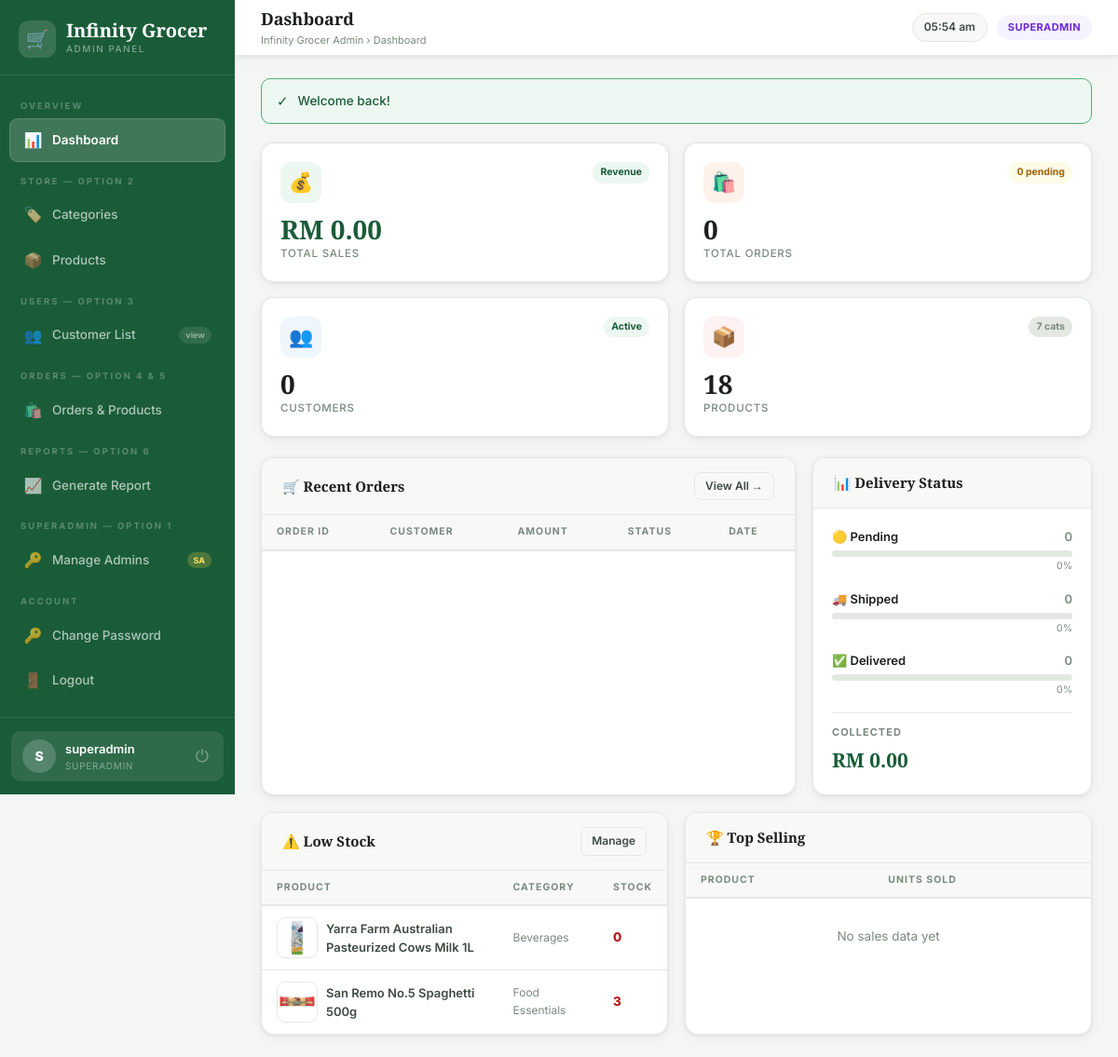
/admin/pages/dashboard.php (signed in), run on the app's committed database.
### tables this page shows
CREATE TABLE IF NOT EXISTS products (
    product_id INT PRIMARY KEY AUTO_INCREMENT,
    category_id int NOT NULL,
    name VARCHAR(255) NOT NULL,
    description TEXT,
    price DECIMAL(10, 2) NOT NULL,
    stock_quantity int NOT NULL,
    created_at TIMESTAMP NOT NULL DEFAULT CURRENT_TIMESTAMP,
    FOREIGN KEY (category_id) REFERENCES categories(category_id),
    product_image VARCHAR(255),
    active BOOLEAN NOT NULL DEFAULT TRUE
);

CREATE TABLE IF NOT EXISTS categories (
    category_id INT PRIMARY KEY AUTO_INCREMENT,
    category_name VARCHAR(255) NOT NULL UNIQUE
);

### admin/pages/dashboard.php (the view, shortened to what this page needs)
<?php
require_once '../includes/auth.php';
$db=getDB();
$s_orders    =$db->query("SELECT COUNT(*) c FROM orders")->fetch_assoc()['c'];
$s_revenue   =$db->query("SELECT COALESCE(SUM(total_price),0) t FROM orders")->fetch_assoc()['t'];
$s_customers =$db->query("SELECT COUNT(*) c FROM customers")->fetch_assoc()['c'];
$s_products  =$db->query("SELECT COUNT(*) c FROM products WHERE active = 1")->fetch_assoc()['c'];
$s_pending   =$db->query("SELECT COUNT(*) c FROM orders WHERE delivery_status='pending'")->fetch_assoc()['c'];
$s_shipped   =$db->query("SELECT COUNT(*) c FROM orders WHERE delivery_status='shipped'")->fetch_assoc()['c'];
$s_delivered =$db->query("SELECT COUNT(*) c FROM orders WHERE delivery_status='delivered'")->fetch_assoc()['c'];
$s_paid      =$db->query("SELECT COALESCE(SUM(price),0) t FROM payments WHERE payment_status='completed'")->fetch_assoc()['t'];
$s_cats      =$db->query("SELECT COUNT(*) c FROM categories")->fetch_assoc()['c'];
$top=$db->query("SELECT p.name,p.product_image,SUM(od.quantity) sold FROM order_details od JOIN products p ON od.product_id=p.product_id WHERE p.active = 1 GROUP BY od.product_id ORDER BY sold DESC LIMIT 5");
$low=$db->query("SELECT p.name,p.stock_quantity,p.product_image,c.category_name FROM products p JOIN categories c ON p.category_id=c.category_id WHERE p.stock_quantity<=15 AND p.active = 1 ORDER BY p.stock_quantity ASC LIMIT 6");
require_once '../includes/header.php';
?>
<div class="stats-grid">
  <div class="stat-card">
    <div class="sc-top"><div class="sc-icon g">💰</div><span class="sc-tag up">Revenue</span></div>
    <div class="sc-val" style="color:var(--green)"><?= formatRM($s_revenue) ?></div>
    <div class="sc-lbl">Total Sales</div>
  </div>
  <div class="stat-card">
    <div class="sc-top"><div class="sc-icon o">🛍️</div><span class="sc-tag warn"><?= $s_pending ?> pending</span></div>
    <div class="sc-val"><?= number_format($s_orders) ?></div>
    <div class="sc-lbl">Total Orders</div>
  </div>
  <div class="stat-card">
    <div class="sc-top"><div class="sc-icon b">👥</div><span class="sc-tag up">Active</span></div>
    <div class="sc-val"><?= number_format($s_customers) ?></div>
    <div class="sc-lbl">Customers</div>
  </div>
  <div class="stat-card">
    <div class="sc-top"><div class="sc-icon r">📦</div><span class="sc-tag neu"><?= $s_cats ?> cats</span></div>
    <div class="sc-val"><?= number_format($s_products) ?></div>
    <div class="sc-lbl">Products</div>
  </div>
</div>
<div style="display:grid;grid-template-columns:1fr 300px;gap:18px;margin-bottom:18px">
  <div class="card">
    <div class="card-header"><span class="card-title">🛒 Recent Orders</span><a href="orders.php" class="btn btn-ghost btn-sm">View All →</a></div>
    <div class="tbl-wrap"><table>
      <thead><tr><th>Order ID</th><th>Customer</th><th>Amount</th><th>Status</th><th>Date</th></tr></thead>
    </table></div>
  </div>
  <div class="card">
    <div class="card-header"><span class="card-title">📊 Delivery Status</span></div>
    <div class="card-body">
      <?php foreach(['pending'=>['🟡','#a16207',$s_pending],'shipped'=>['🚚','#1d6fa4',$s_shipped],'delivered'=>['✅','#1a5c38',$s_delivered]] as $s=>[$ic,$col,$cnt]): $p=pct($cnt,$s_orders); ?>
      <div style="margin-bottom:16px">
        <div style="display:flex;justify-content:space-between;margin-bottom:5px">
          <span style="font-size:13px;font-weight:600"><?= $ic ?> <?= ucfirst($s) ?></span>
          <span style="font-size:13px;color:var(--text3);font-weight:600"><?= $cnt ?></span>
        </div>
        <div class="prog-bar"><div class="prog-fill" style="width:<?= $p ?>%;background:<?= $col ?>"></div></div>
        <div style="font-size:10.5px;color:var(--text3);text-align:right;margin-top:2px"><?= $p ?>%</div>
      </div>
      <?php endforeach; ?>
      <div style="border-top:1px solid var(--border);padding-top:12px;margin-top:6px">
        <div style="font-size:11px;font-weight:700;text-transform:uppercase;letter-spacing:1px;color:var(--text3);margin-bottom:5px">Collected</div>
        <div style="font-family:'Playfair Display',serif;font-size:21px;font-weight:800;color:var(--green)"><?= formatRM($s_paid) ?></div>
      </div>
    </div>
  </div>
</div>
<div style="display:grid;grid-template-columns:1fr 1fr;gap:18px">
  <div class="card">
    <div class="card-header"><span class="card-title">⚠️ Low Stock</span><a href="products.php" class="btn btn-ghost btn-sm">Manage</a></div>
    <div class="tbl-wrap"><table>
      <thead><tr><th>Product</th><th>Category</th><th>Stock</th></tr></thead>
      <tbody>
      <?php $any=false; while($p=$low->fetch_assoc()): $any=true; ?>
      <tr>
        <td><div style="display:flex;align-items:center;gap:9px">
          <?php if($p['product_image']): ?><img src="<?= sanitize($p['product_image']) ?>" class="p-thumb" onerror="this.style.display='none'" alt="">
          <?php else: ?><div class="p-thumb-ph">📦</div><?php endif; ?>
          <span style="font-weight:600;font-size:13px"><?= sanitize($p['name']) ?></span>
        </div></td>
        <td style="color:var(--text3);font-size:12px"><?= sanitize($p['category_name']) ?></td>
        <td><span style="font-weight:800;color:<?= $p['stock_quantity']<=5?'var(--red)':'var(--orange)' ?>"><?= $p['stock_quantity'] ?></span></td>
      </tr>
      <?php endwhile; if(!$any): ?><tr><td colspan="3" style="text-align:center;padding:30px;color:var(--text3)">✅ All stocked well</td></tr><?php endif; ?>
      </tbody>
    </table></div>
  </div>
  <div class="card">
    <div class="card-header"><span class="card-title">🏆 Top Selling</span></div>
    <div class="tbl-wrap"><table>
      <thead><tr><th>Product</th><th>Units Sold</th></tr></thead>
      <tbody>
      <?php $any2=false;$r=1; while($p=$top->fetch_assoc()): $any2=true; $medals=['🥇','🥈','🥉','4️⃣','5️⃣']; ?>
      <?php $r++;endwhile; if(!$any2): ?><tr><td colspan="2" style="text-align:center;padding:30px;color:var(--text3)">No sales data yet</td></tr><?php endif; ?>
      </tbody>
    </table></div>
  </div>
</div>
<?php require_once '../includes/footer.php'; ?>

### admin/assets/css/style.css (style rules this page uses)
:root { --bg: #f4f6f3; --surface: #ffffff; --surface2: #f8f9f7; --border: #e4e8e2; --border2: #d0d5cc; --green: #1a5c38; --green2: #27764a; --green3: #4caf76; --green-lt: #d4edde; --green-bg: #edf7f1; --text: #1a1f1c; --text2: #3d4a40; --text3: #7a8a7e; --text4: #b0bcb4; --orange: #c95f1e; --orange-bg: #fef2eb; --red: #b91c1c; --red-bg: #fef2f2; --blue: #1d6fa4; --blue-bg: #eff6fc; --yellow: #a16207; --yellow-bg: #fefce8; --purple: #6d28d9; --purple-bg: #f5f3ff; --sidebar-w: 252px; --topbar-h: 60px; --radius: 10px; --radius-lg: 14px; --shadow: 0 1px 4px rgba(0,0,0,.06), 0 4px 12px rgba(0,0,0,.04); --shadow-md: 0 4px 20px rgba(0,0,0,.10); --shadow-lg: 0 8px 40px rgba(0,0,0,.14); --font: 'Inter', sans-serif; --font-s: 'Playfair Display', serif; }
*,*::before,*::after { margin:0;padding:0;box-sizing:border-box }
body { font-family:var(--font);background:var(--bg);color:var(--text);min-height:100vh;display:flex;font-size:14px;line-height:1.55 }
a { text-decoration:none;color:inherit }
.stats-grid { display:grid;grid-template-columns:repeat(4,1fr);gap:16px;margin-bottom:22px }
.stat-card { background:var(--surface);border:1px solid var(--border);border-radius:var(--radius-lg);padding:20px;box-shadow:var(--shadow);transition:transform .2s,box-shadow .2s }
.sc-top { display:flex;align-items:flex-start;justify-content:space-between;margin-bottom:14px }
.sc-icon { width:44px;height:44px;border-radius:12px;display:flex;align-items:center;justify-content:center;font-size:21px }
.sc-icon.g { background:var(--green-bg) }
.sc-icon.o { background:var(--orange-bg) }
.sc-icon.b { background:var(--blue-bg) }
.sc-icon.r { background:var(--red-bg) }
.sc-tag { font-size:10.5px;font-weight:700;padding:3px 8px;border-radius:20px }
.sc-tag.up { background:var(--green-bg);color:var(--green) }
.sc-tag.warn { background:var(--yellow-bg);color:var(--yellow) }
.sc-tag.neu { background:var(--border);color:var(--text3) }
.sc-val { font-family:var(--font-s);font-size:28px;font-weight:800;line-height:1;margin-bottom:4px }
.sc-lbl { font-size:11.5px;color:var(--text3);font-weight:500;text-transform:uppercase;letter-spacing:.8px }
.card { background:var(--surface);border:1px solid var(--border);border-radius:var(--radius-lg);box-shadow:var(--shadow);overflow:hidden }
.card-header { padding:15px 22px;border-bottom:1px solid var(--border);display:flex;align-items:center;justify-content:space-between;background:var(--surface2) }
.card-title { font-family:var(--font-s);font-size:15px;font-weight:700 }
.card-body { padding:20px }
.tbl-wrap { overflow-x:auto }
table { width:100%;border-collapse:collapse;font-size:13.5px }
thead tr { background:var(--surface2);border-bottom:2px solid var(--border) }
th { padding:10px 16px;text-align:left;font-size:10.5px;font-weight:700;letter-spacing:1px;text-transform:uppercase;color:var(--text3);white-space:nowrap }
td { padding:12px 16px;border-bottom:1px solid var(--border);vertical-align:middle;color:var(--text2) }
tbody tr:last-child td { border-bottom:none }
.btn { display:inline-flex;align-items:center;gap:6px;padding:8px 16px;border-radius:9px;border:none;cursor:pointer;font-family:var(--font);font-size:13px;font-weight:600;transition:all .16s;text-decoration:none;white-space:nowrap }
.btn-ghost { background:var(--surface2);color:var(--text2);border:1px solid var(--border) }
.btn-sm { padding:5px 11px;font-size:12px;border-radius:7px }
.p-thumb { width:44px;height:44px;border-radius:9px;object-fit:cover;border:1px solid var(--border);background:var(--surface2);flex-shrink:0 }
.prog-bar { height:7px;background:var(--border);border-radius:10px;overflow:hidden;margin-top:5px }
@media (max-width:1200px) { .stats-grid { grid-template-columns:repeat(2,1fr) } }

### data on the page
products: product_image (picture), name "Yarra Farm Australian Pasteurized Cows Milk 1L", category.category_name "Beverages", stock_quantity "0"
products: product_image (picture), name "San Remo No.5 Spaghetti 500g", category.category_name "Food Essentials", stock_quantity "3"

### other printed values
substr(getAdminName(),0,1) "S"
getAdminName() "superadmin"
$role "SUPERADMIN"
$page_title "Dashboard"
$icon "✓"
$f['msg'] "Welcome back!"
formatRM($s_revenue) "RM 0.00"
$s_pending "0"
$s_orders "0"
$s_customers "0"
$s_cats "7"
$s_products "18"
$ic "🟡"
$s "Pending"
$cnt "0"
